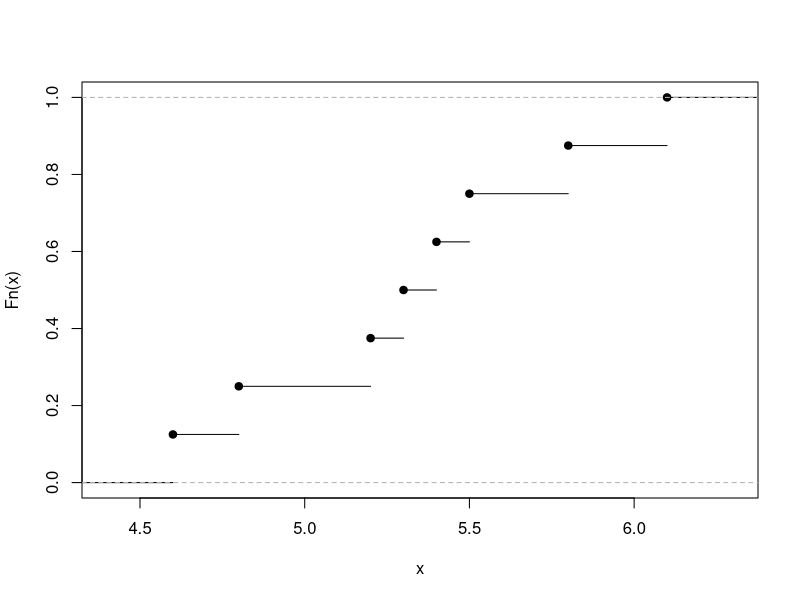
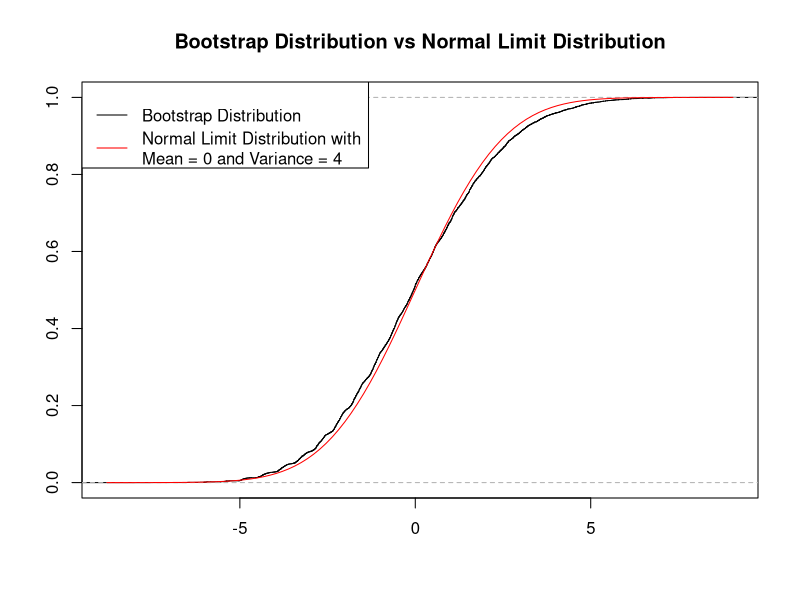
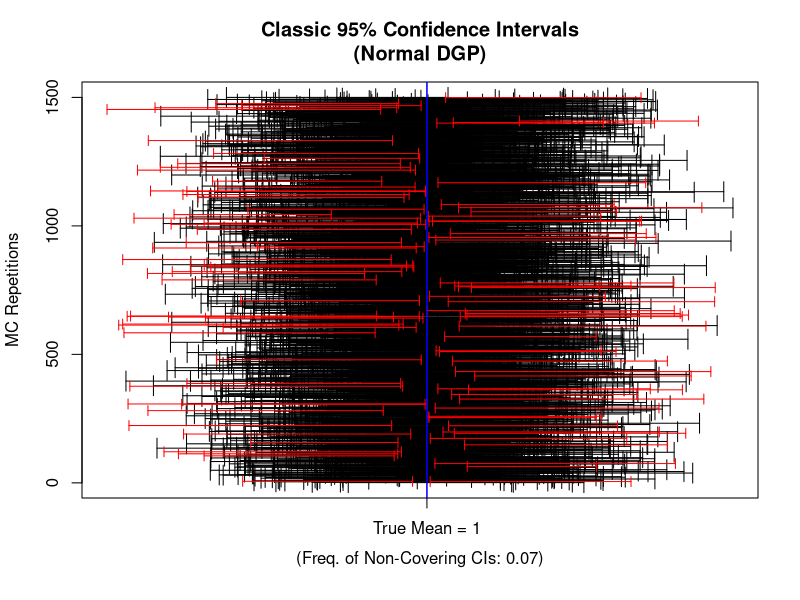
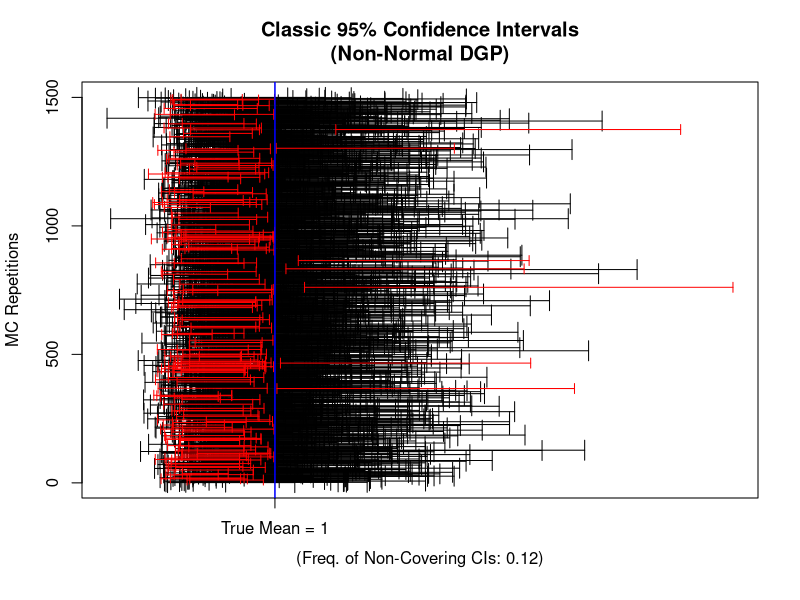
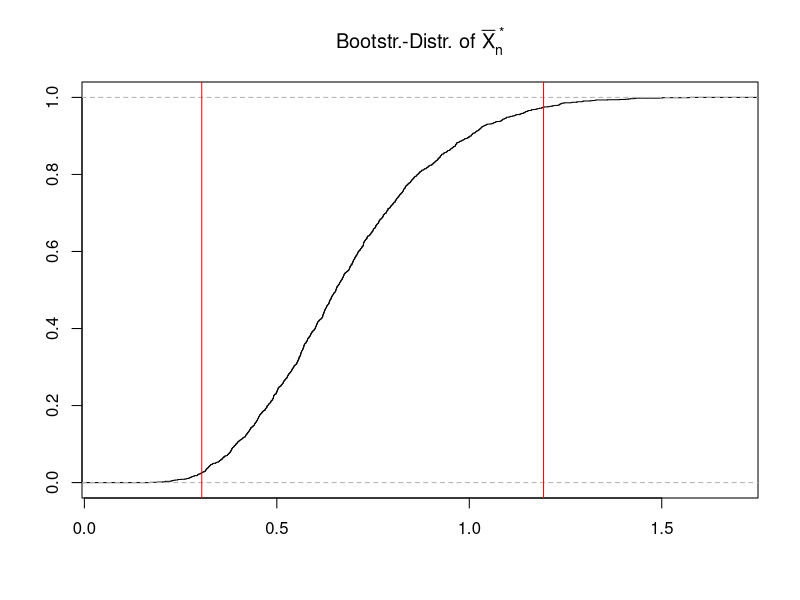
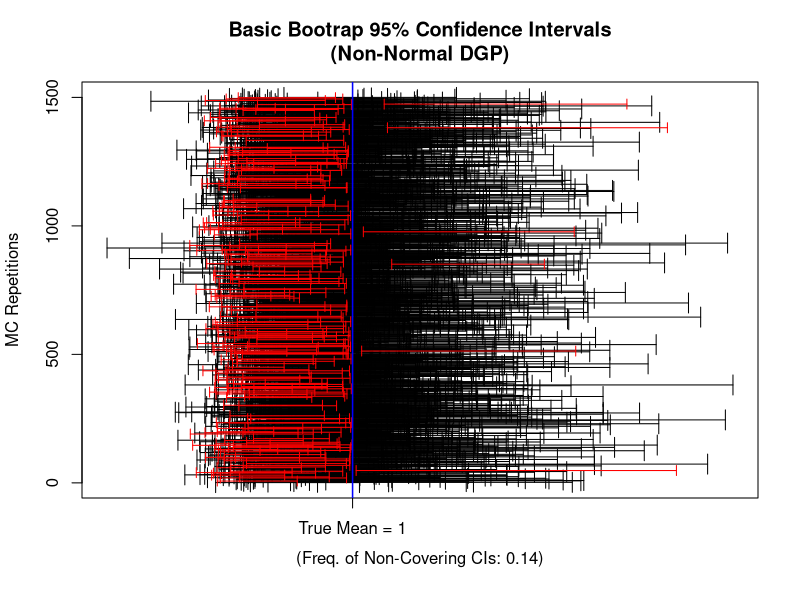
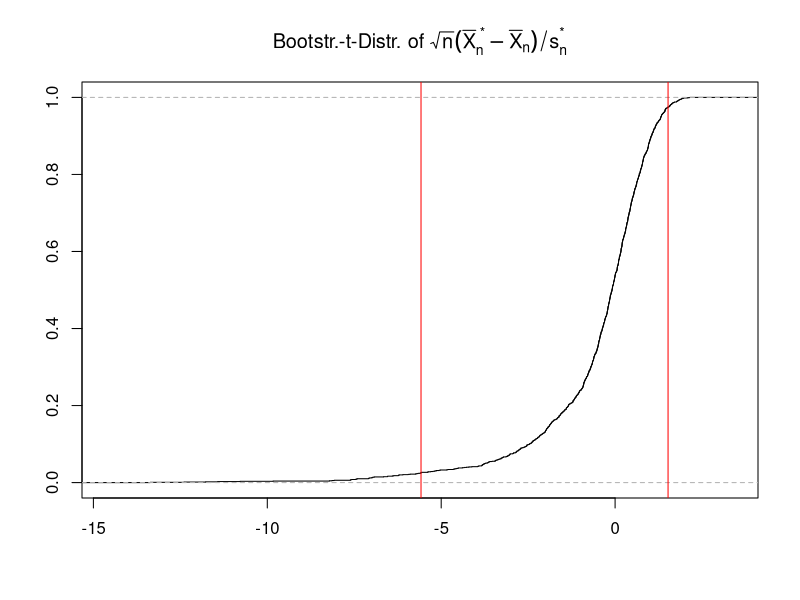
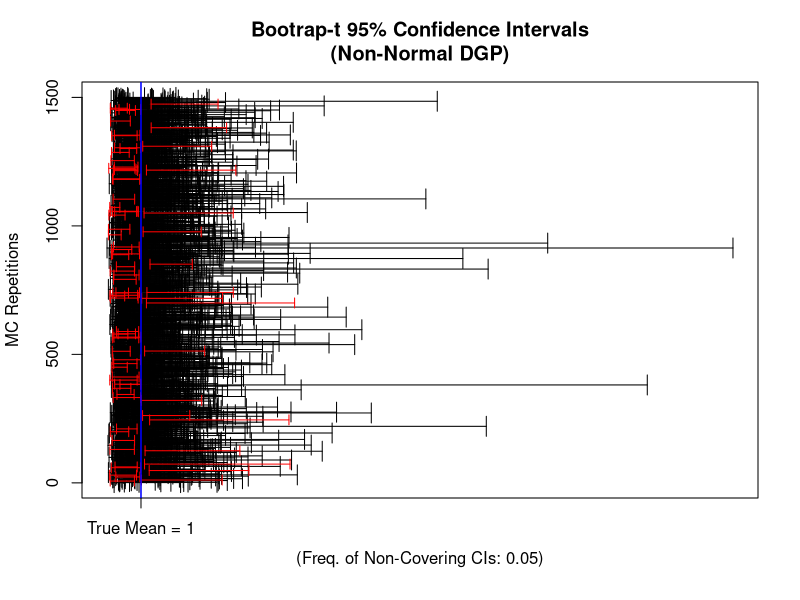

Source code (R) for these figures, in order:
## ---- chunk 1

observedSample <- c(5.20, 4.80, 5.30, 4.60, 
                    6.10, 5.40, 5.80, 5.50)

myecdf_fun     <- ecdf(observedSample)

plot(myecdf_fun, main="")
## ---- chunk 2
## Note: ecdf() returns a function that can be evaluated! 
myecdf_fun(5.0)
## ---- chunk 3
set.seed(123)
observedSample <- rchisq(n = 8, df = 2)
# round(observedSample, 2)
## ---- chunk 4
observedSample <- c(0.36, 3.39, 3.24, 4.90, 
                    1.76, 5.33, 7.77, 1.93)
## ---- chunk 5
## generating one realization of the bootstrap sample
bootSample <- sample(x       = observedSample, 
                     size    = length(observedSample), 
                     replace = TRUE)

## computing the realization of the bootstrap estimator
mean(bootSample)
## ---- chunk 6
n                <- length(observedSample)
Xbar             <- mean(observedSample)

m                <- 10000 # number of bootstrap samples 
Xbar_boot        <- vector(mode = "double", length = m)

## Bootstrap algorithm
for(k in seq_len(m)){
 bootSample          <- sample(x       = observedSample, 
                               size    = n, 
                               replace = TRUE)
 Xbar_boot[k]        <- mean(bootSample)
}

plot(ecdf( sqrt(n) * (Xbar_boot - Xbar) ), 
     xlab = "", ylab = "", 
     main = "Bootstrap Distribution vs Normal Limit Distribution")
curve(pnorm(x, mean = 0, sd = sqrt(4)), col = "red", add = TRUE)     
legend("topleft", 
       legend = c("Bootstrap Distribution", 
                  "Normal Limit Distribution with\nMean = 0 and Variance = 4"), 
      col = c("black", "red"), lty = c(1,1))
## ---- chunk 7
round(n * var(Xbar_boot), 2)
## ---- chunk 8
##  Setup:
n     <-   20 # Sample Size
mean  <-    1 # Mean
sdev  <-    2 # Standard Deviation
alpha <- 0.05 # Level

set.seed(123)
B          <- 1500 # MC repetitions
CI.lo.vec  <- rep(NA, B)
CI.up.vec  <- rep(NA, B)
  
## MC-Simulation:
for(b in 1:B){
  ## Data Generating Process:
  X.sample     <- rnorm(n=n, mean = mean, sd = sdev) 
  ## Estimates:
  X.bar.MC     <- mean(X.sample)
  sd.hat.MC    <- sd(X.sample)
  ## Classic CIs:
  
  CI.lo.vec[b] <- X.bar.MC - qnorm(p = 1-alpha/2)*(sd.hat.MC/sqrt(n))
  CI.up.vec[b] <- X.bar.MC + qnorm(p = 1-alpha/2)*(sd.hat.MC/sqrt(n))

  #CI.lo.vec[b] <- X.bar.MC - qt(p = 1-alpha/2, df=n-1)*(sd.hat.MC/sqrt(n))
  #CI.up.vec[b] <- X.bar.MC + qt(p = 1-alpha/2, df=n-1)*(sd.hat.MC/sqrt(n))
}

## How often does the classic CI cover the true mean?
CI.checks      <- CI.lo.vec <= mean  &  mean <= CI.up.vec
freq.non.cover <- length(CI.checks[CI.checks==FALSE])/B

## Plot
plot(x=0,y=0,xlim=range(CI.lo.vec, CI.up.vec), ylim=c(1,B), type="n", 
     ylab="MC Repetitions", xlab="", axes = FALSE, 
     main="Classic 95% Confidence Intervals\n(Normal DGP)")
axis(1, at=c(1), labels ="True Mean = 1")
axis(2); box()
mtext(side = 1, text=paste0("(Freq. of Non-Covering CIs: ",
      round(freq.non.cover,digits = 2),")"), line = 2.5)
## Covering CIs:
arrows(x0=CI.lo.vec[CI.checks==TRUE], 
       x1=CI.up.vec[CI.checks==TRUE], 
       y0=c(1:B)[CI.checks==TRUE], y1=c(1:B)[CI.checks==TRUE], 
       angle=90, code = 3, length = .1, col="black")
## Non-Covering CIs:
arrows(x0=CI.lo.vec[CI.checks==FALSE], 
       x1=CI.up.vec[CI.checks==FALSE], 
       y0=c(1:B)[CI.checks==FALSE], y1=c(1:B)[CI.checks==FALSE], 
       angle=90, code = 3, length = .05, col="red")
abline(v=mean,col="blue", lwd=1.5)
## ---- chunk 9
## Setup:
n     <-   20  # Sample Size
df    <-    1  # (=> mean==1)
alpha <- 0.05 # Level

set.seed(123)
B          <- 1500 # MC repetitions
CI.lo.vec  <- rep(NA, B)
CI.up.vec  <- rep(NA, B)
  
## MC-Simulation:
for(b in 1:B){
  ## Data Generating Process:
  X.sample     <- rchisq(n, df=df)
  ## Estimates:
  X.bar.MC     <- mean(X.sample)
  sd.hat.MC    <- sd(X.sample)
  ## Classic CIs:
  
  CI.lo.vec[b] <- X.bar.MC - qnorm(p = 1-alpha/2)*(sd.hat.MC/sqrt(n))
  CI.up.vec[b] <- X.bar.MC + qnorm(p = 1-alpha/2)*(sd.hat.MC/sqrt(n))
  
  #CI.lo.vec[b] <- X.bar.MC - qt(p = 1-alpha/2, df=n-1)*(sd.hat.MC/sqrt(n))
  #CI.up.vec[b] <- X.bar.MC + qt(p = 1-alpha/2, df=n-1)*(sd.hat.MC/sqrt(n))
}

## How often does the classic CI cover the true mean?
CI.checks      <- CI.lo.vec <= mean  &  mean <= CI.up.vec
freq.non.cover <- length(CI.checks[CI.checks==FALSE])/B

## Plot
plot(x=0,y=0,xlim=range(CI.lo.vec, CI.up.vec), ylim=c(1,B), type="n", 
     ylab="MC Repetitions", xlab="", axes = FALSE, 
     main="Classic 95% Confidence Intervals\n(Non-Normal DGP)")
axis(1, at=c(1), labels ="True Mean = 1")
axis(2); box()
mtext(side = 1, text=paste0("(Freq. of Non-Covering CIs: ",
      round(freq.non.cover,digits = 2),")"), line = 2.5)
## Covering CIs:
arrows(x0=CI.lo.vec[CI.checks==TRUE], 
       x1=CI.up.vec[CI.checks==TRUE], 
       y0=c(1:B)[CI.checks==TRUE], y1=c(1:B)[CI.checks==TRUE], 
       angle=90, code = 3, length = .1, col="black")
## Non-Covering CIs:
arrows(x0=CI.lo.vec[CI.checks==FALSE], 
       x1=CI.up.vec[CI.checks==FALSE], 
       y0=c(1:B)[CI.checks==FALSE], y1=c(1:B)[CI.checks==FALSE], 
       angle=90, code = 3, length = .05, col="red")
abline(v=mean,col="blue", lwd=1.5)
## ---- chunk 10
## Setup:
n     <-   20  # Sample Size
df    <-    1  # (=> mean==1)

## IID random sample:
set.seed(123)
S_n  <- rchisq(n, df=df)

## Empirical mean:
(X.bar <- mean(S_n))
## ---- chunk 11
## Bootstr-Setup:
alpha            <- 0.05
n.Bootsrap.draws <- 1500

## Generate bootstap samples:
Bootstr.Samples  <- matrix(NA, nrow=n, ncol=n.Bootsrap.draws)

for(j in 1:n.Bootsrap.draws){
  Bootstr.Samples[,j] <- sample(x=S_n, size=n, replace = TRUE)
}
## Boostrap draws of \bar{X}_n^*:
X.bar.bootstr.vec <- apply(X = Bootstr.Samples, MARGIN = 2, FUN = mean)

## Quantile of the bootstr.-distribution of \bar{X}_n^*:
q.1 <- quantile(X.bar.bootstr.vec, probs = 1-alpha/2)
q.2 <- quantile(X.bar.bootstr.vec, probs = alpha/2)
## plot
plot(ecdf(X.bar.bootstr.vec), xlab="", ylab="",
     main=expression(paste("Bootstr.-Distr. of ",bar(X)[n]^{" *"})))
abline(v=c(q.1,q.2),col="red")
## ---- chunk 12
## Basic Bootstrap Confidence Interval:
CI.Basic.Bootstr.lo <- 2*X.bar - q.1
CI.Basic.Bootstr.up <- 2*X.bar - q.2

## Re-labeling of otherwise false names:
attr(CI.Basic.Bootstr.lo, "names") <- c("2.5%")
attr(CI.Basic.Bootstr.up, "names") <- c("97.5%")
##
c(CI.Basic.Bootstr.lo, CI.Basic.Bootstr.up)
## ---- chunk 13
## Setup:
n     <-   20  # Sample Size
df    <-    1  # (=> mean==1)
mean  <-   df
alpha <- 0.05 # Level
n.Bootsrap.draws <- 1500

## MC-Setup:
set.seed(123)
B          <- 1500 # MC repetitions
CI.Basic.Bstr.lo.vec <- rep(NA, B)
CI.Basic.Bstr.up.vec <- rep(NA, B)

## MC-Simulation:
for(b in 1:B){
  ## Data Generating Process:
  S_n.MC        <- rchisq(n, df=df)
  ## Estimate:
  X.bar.MC      <- mean(S_n.MC)
  ## 
  Bootstr.Samples.MC  <- matrix(NA, nrow=n, ncol=n.Bootsrap.draws)
  for(j in 1:n.Bootsrap.draws){
    Bootstr.Samples.MC[,j] <- sample(x=S_n.MC, size=n, replace = TRUE)
  }
  X.bar.bootstr.MC.vec <- apply(X = Bootstr.Samples.MC, MARGIN = 2, FUN = mean)
  ## (1-alpha/2)-quantile:
  q.1.MC <- quantile(X.bar.bootstr.MC.vec, probs = 1-alpha/2)
  q.2.MC <- quantile(X.bar.bootstr.MC.vec, probs = alpha/2)
  ## Basic Bootstrap CIs:
  CI.Basic.Bstr.lo.vec[b] <- 2*X.bar.MC - q.1.MC
  CI.Basic.Bstr.up.vec[b] <- 2*X.bar.MC - q.2.MC
}

## How often does the classic CI cover the true mean?
CI.checks      <- CI.Basic.Bstr.lo.vec<=mean & mean<=CI.Basic.Bstr.up.vec
freq.non.cover <- length(CI.checks[CI.checks==FALSE])/B

## Plot
plot(x=0,y=0,xlim=range(CI.Basic.Bstr.lo.vec, CI.Basic.Bstr.up.vec), 
     ylim=c(1,B), type="n", 
     ylab="MC Repetitions", xlab="", axes = FALSE, 
     main="Basic Bootrap 95% Confidence Intervals\n(Non-Normal DGP)")
axis(1, at=c(1), labels ="True Mean = 1")
axis(2); box()
mtext(side = 1, text=paste0("(Freq. of Non-Covering CIs: ",
      round(freq.non.cover,digits = 2),")"), line = 2.5)
## Covering CIs:
arrows(x0=CI.Basic.Bstr.lo.vec[CI.checks==TRUE], 
       x1=CI.Basic.Bstr.up.vec[CI.checks==TRUE], 
       y0=c(1:B)[CI.checks==TRUE], y1=c(1:B)[CI.checks==TRUE], 
       angle=90, code = 3, length = .1, col="black")
## Non-Covering CIs:
arrows(x0=CI.Basic.Bstr.lo.vec[CI.checks==FALSE], 
       x1=CI.Basic.Bstr.up.vec[CI.checks==FALSE], 
       y0=c(1:B)[CI.checks==FALSE], y1=c(1:B)[CI.checks==FALSE], 
       angle=90, code = 3, length = .05, col="red")
abline(v=mean,col="blue", lwd=1.5)
## ---- chunk 14
## Setup:
n     <-   20  # Sample Size
df    <-    1  # (=> mean==1)

## IID random sample:
set.seed(123)
S_n  <- rchisq(n, df=df)

## Empirical mean and sd:
X.bar   <- mean(S_n)
sd.hat  <- sd(S_n)

## Bootstr-Setup:
alpha            <- 0.05
n.Bootsrap.draws <- 1500

## Generate bootstap samples:
Bootstr.Samples  <- matrix(NA, nrow=n, ncol=n.Bootsrap.draws)

for(j in 1:n.Bootsrap.draws){
  Bootstr.Samples[,j] <- sample(x=S_n, size=n, replace = TRUE)
}
## Compute boostrap draws of (\bar{X}_n^*-\bar{X}_n)/\hat{\sigma}^\ast:
X.bar.bootstr.vec    <- apply(X = Bootstr.Samples, MARGIN = 2, FUN = mean)
sd.bootstr.vec       <- apply(X = Bootstr.Samples, MARGIN = 2, FUN = sd)
##
Bootstr.t.sample.vec <- sqrt(n)*(X.bar.bootstr.vec - X.bar)/sd.bootstr.vec
## Quantile of the bootstr.-distribution of \bar{X}_n^*:
q.1 <- quantile(Bootstr.t.sample.vec, probs = 1-alpha/2)
q.2 <- quantile(Bootstr.t.sample.vec, probs = alpha/2)
## plot
plot(ecdf(Bootstr.t.sample.vec), xlab="", ylab="",
     main=expression(paste("Bootstr.-t-Distr. of ",
          sqrt(n)(bar(X)[n]^{" *"}-bar(X)[n])/s[n]^{"*"})))
abline(v=c(q.1,q.2),col="red")
## ---- chunk 15
## Basic Bootstrap Confidence Interval:
CI.Bstr.t.lo <- X.bar - q.1 * sd.hat/sqrt(n)
CI.Bstr.t.up <- X.bar - q.2 * sd.hat/sqrt(n)

## Re-labeling of otherwise false names:
attr(CI.Bstr.t.lo, "names") <- c("2.5%")
attr(CI.Bstr.t.up, "names") <- c("97.5%")
##
c(CI.Bstr.t.lo, CI.Bstr.t.up)
## ---- chunk 16
## Setup:
n     <-   20  # Sample Size
df    <-    1  # (=> mean==1)
mean  <-   df
alpha <- 0.05 # Level
n.Bootsrap.draws <- 1500

## MC-Setup:
set.seed(123)
B          <- 1500 # MC repetitions
CI.Bstr.t.lo.vec <- rep(NA, B)
CI.Bstr.t.up.vec <- rep(NA, B)

## MC-Simulation:
for(b in 1:B){
  ## Data Generating Process:
  S_n.MC        <- rchisq(n, df=df)
  ## Estimates:
  X.bar.MC      <- mean(S_n.MC)
  sd.MC         <- sd(S_n.MC)
  ## 
  Bootstr.Samples.MC  <- matrix(NA, nrow=n, ncol=n.Bootsrap.draws)
  for(j in 1:n.Bootsrap.draws){
    Bootstr.Samples.MC[,j] <- sample(x=S_n.MC, size=n, replace = TRUE)
  }
  X.bar.bootstr.MC.vec <- apply(X = Bootstr.Samples.MC, MARGIN = 2, FUN = mean)
  sd.bootstr.MC.vec    <- apply(X = Bootstr.Samples.MC, MARGIN = 2, FUN = sd)
  ## Make it a "Bootstrap-t" sample:
  Bootstr.t.MC.vec     <- sqrt(n)*(X.bar.bootstr.MC.vec - X.bar.MC)/sd.bootstr.MC.vec
  ## (1-alpha/2)-quantile:
  q.1.MC <- quantile(Bootstr.t.MC.vec, probs = 1-alpha/2)
  q.2.MC <- quantile(Bootstr.t.MC.vec, probs = alpha/2)
  ## Basic Bootstrap CIs:
  CI.Bstr.t.lo.vec[b] <- X.bar.MC - q.1.MC * sd.MC/sqrt(n)
  CI.Bstr.t.up.vec[b] <- X.bar.MC - q.2.MC * sd.MC/sqrt(n)
}

## How often does the classic CI cover the true mean?
CI.checks      <- CI.Bstr.t.lo.vec<=mean & mean<=CI.Bstr.t.up.vec
freq.non.cover <- length(CI.checks[CI.checks==FALSE])/B

## Plot
plot(x=0,y=0,xlim=range(CI.Bstr.t.lo.vec, CI.Bstr.t.up.vec), 
     ylim=c(1,B), type="n", 
     ylab="MC Repetitions", xlab="", axes = FALSE, 
     main="Bootrap-t 95% Confidence Intervals\n(Non-Normal DGP)")
axis(1, at=c(1), labels ="True Mean = 1")
axis(2); box()
mtext(side = 1, text=paste0("(Freq. of Non-Covering CIs: ",
      round(freq.non.cover,digits = 2),")"), line = 2.5)
## Covering CIs:
arrows(x0=CI.Bstr.t.lo.vec[CI.checks==TRUE], 
       x1=CI.Bstr.t.up.vec[CI.checks==TRUE], 
       y0=c(1:B)[CI.checks==TRUE], y1=c(1:B)[CI.checks==TRUE], 
       angle=90, code = 3, length = .1, col="black")
## Non-Covering CIs:
arrows(x0=CI.Bstr.t.lo.vec[CI.checks==FALSE], 
       x1=CI.Bstr.t.up.vec[CI.checks==FALSE], 
       y0=c(1:B)[CI.checks==FALSE], y1=c(1:B)[CI.checks==FALSE], 
       angle=90, code = 3, length = .05, col="red")
abline(v=mean,col="blue", lwd=1.5)
